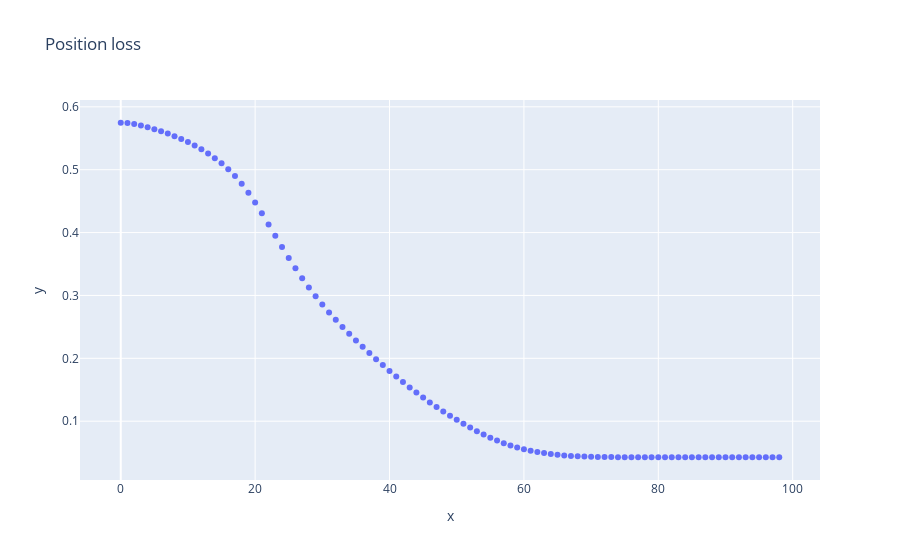

The notebook cell saved with this chart:
### Code cell
fig = ex.scatter(x=fID[:-1], y=posCosts, title="Position loss")
fig.show()
